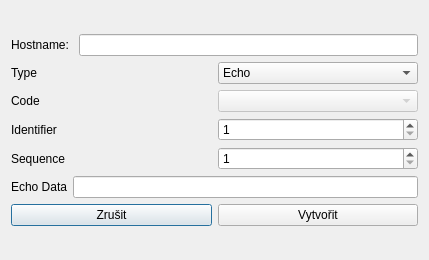
<?xml version="1.0" encoding="UTF-8"?>
<ui version="4.0">
 <class>PacketDialog</class>
 <widget class="QDialog" name="PacketDialog">
  <property name="enabled">
   <bool>true</bool>
  </property>
  <property name="geometry">
   <rect>
    <x>0</x>
    <y>0</y>
    <width>429</width>
    <height>260</height>
   </rect>
  </property>
  <property name="windowTitle">
   <string>ICMP Packet</string>
  </property>
  <layout class="QVBoxLayout" name="verticalLayout_2">
   <item>
    <layout class="QVBoxLayout" name="verticalLayout">
     <item>
      <layout class="QHBoxLayout" name="horizontalLayout1">
       <item>
        <widget class="QLabel" name="labelHostname">
         <property name="text">
          <string>Hostname: </string>
         </property>
        </widget>
       </item>
       <item>
        <widget class="QLineEdit" name="lineEditHostname"/>
       </item>
      </layout>
     </item>
     <item>
      <layout class="QHBoxLayout" name="horizontalLayout2">
       <item>
        <widget class="QLabel" name="labelType">
         <property name="text">
          <string>Type</string>
         </property>
        </widget>
       </item>
       <item>
        <widget class="QComboBox" name="comboBoxType">
         <item>
          <property name="text">
           <string>Echo</string>
          </property>
         </item>
         <item>
          <property name="text">
           <string>Timestamp</string>
          </property>
         </item>
         <item>
          <property name="text">
           <string>Information request</string>
          </property>
         </item>
        </widget>
       </item>
      </layout>
     </item>
     <item>
      <layout class="QHBoxLayout" name="horizontalLayout3">
       <item>
        <widget class="QLabel" name="labelCode">
         <property name="text">
          <string>Code</string>
         </property>
        </widget>
       </item>
       <item>
        <widget class="QComboBox" name="comboBoxCode">
         <property name="enabled">
          <bool>false</bool>
         </property>
        </widget>
       </item>
      </layout>
     </item>
     <item>
      <layout class="QHBoxLayout" name="horizontalLayout4">
       <item>
        <widget class="QLabel" name="labelIdentifier">
         <property name="text">
          <string>Identifier</string>
         </property>
        </widget>
       </item>
       <item>
        <widget class="QSpinBox" name="spinBoxIdentifier">
         <property name="minimum">
          <number>1</number>
         </property>
         <property name="maximum">
          <number>65535</number>
         </property>
        </widget>
       </item>
      </layout>
     </item>
     <item>
      <layout class="QHBoxLayout" name="horizontalLayout5">
       <item>
        <widget class="QLabel" name="labelSequence">
         <property name="text">
          <string>Sequence</string>
         </property>
        </widget>
       </item>
       <item>
        <widget class="QSpinBox" name="spinBoxSequence">
         <property name="minimum">
          <number>1</number>
         </property>
         <property name="maximum">
          <number>65535</number>
         </property>
        </widget>
       </item>
      </layout>
     </item>
     <item>
      <layout class="QHBoxLayout" name="horizontalLayout6">
       <item>
        <widget class="QLabel" name="labelEchoData">
         <property name="text">
          <string>Echo Data</string>
         </property>
        </widget>
       </item>
       <item>
        <widget class="QLineEdit" name="lineEditEchoData"/>
       </item>
      </layout>
     </item>
     <item>
      <layout class="QHBoxLayout" name="horizontalLayout7">
       <item>
        <widget class="QPushButton" name="cancelButton">
         <property name="text">
          <string>Zrušit</string>
         </property>
        </widget>
       </item>
       <item>
        <widget class="QPushButton" name="createButton">
         <property name="text">
          <string>Vytvořit</string>
         </property>
        </widget>
       </item>
      </layout>
     </item>
    </layout>
   </item>
  </layout>
  <action name="actionSendEchoLocalhost">
   <property name="text">
    <string>SendEcho - localhost</string>
   </property>
  </action>
  <action name="actionSendEcho">
   <property name="text">
    <string>SendEcho</string>
   </property>
  </action>
  <action name="actionGenerateICMP">
   <property name="text">
    <string>Vytvoř ICMP zprávu</string>
   </property>
  </action>
 </widget>
 <layoutdefault spacing="6" margin="11"/>
 <tabstops>
  <tabstop>lineEditHostname</tabstop>
  <tabstop>comboBoxType</tabstop>
  <tabstop>comboBoxCode</tabstop>
  <tabstop>spinBoxIdentifier</tabstop>
  <tabstop>spinBoxSequence</tabstop>
  <tabstop>lineEditEchoData</tabstop>
  <tabstop>cancelButton</tabstop>
  <tabstop>createButton</tabstop>
 </tabstops>
 <resources/>
 <connections/>
</ui>
